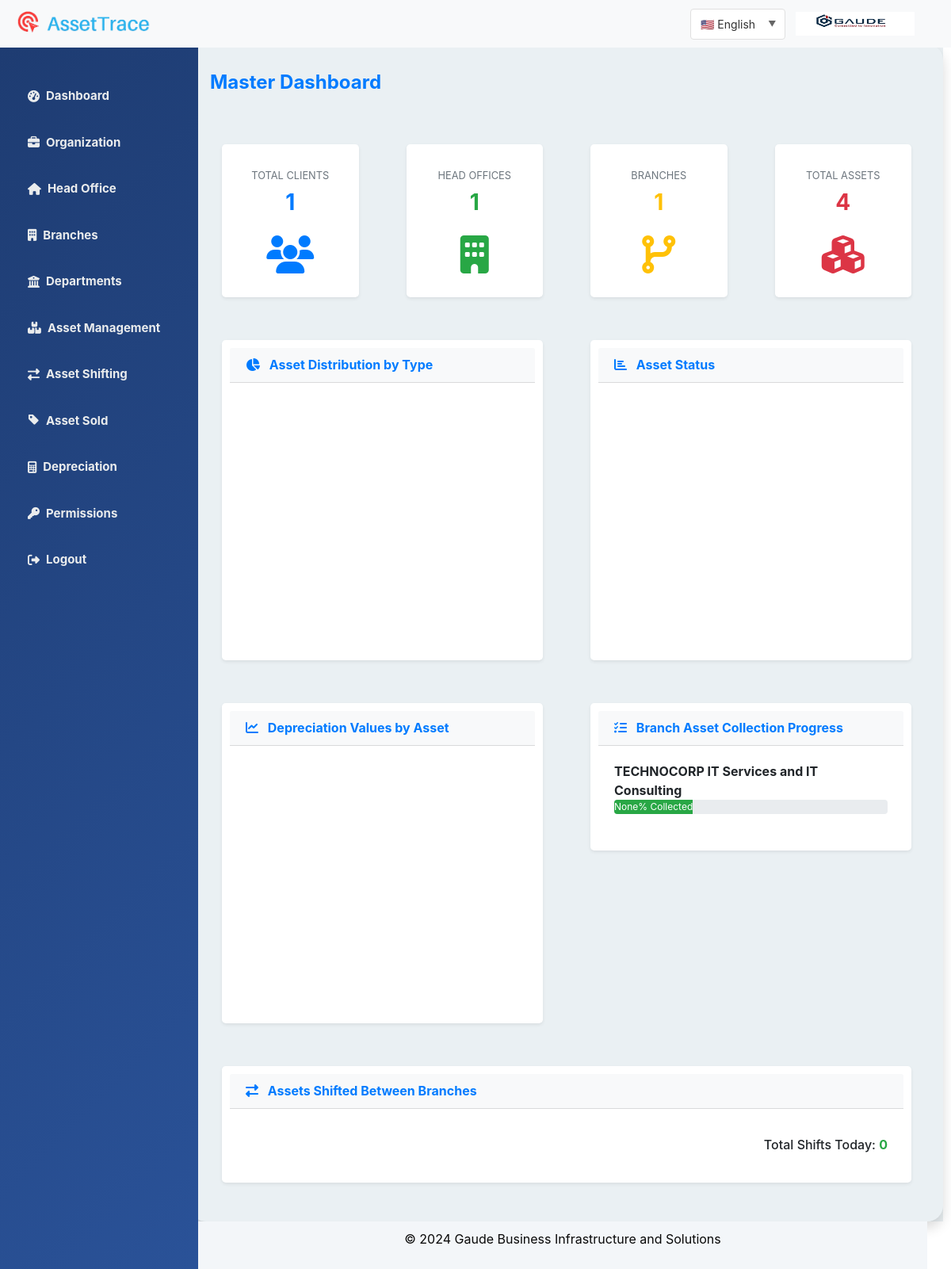
The app's page /master-dashboard/ (signed in) with its own data.
### authentication/models.py (models this page shows, shortened)
class Branches(models.Model):
    prefix = models.CharField(max_length=10, unique=True)
    head_office = models.ForeignKey(HeadOffice, on_delete=models.CASCADE,null=True,blank=True,related_name='branches')
    branch_name = models.CharField(max_length=255)
    branch_address = models.CharField(max_length=255)
    branch_contact_number = models.CharField(max_length=15,validators=[validate_phone_number])
    logo_image=models.ImageField(upload_to='offiec_logo')
    created_at=models.DateTimeField(auto_now_add=True)

### authentication/views.py (the view, shortened to what this page needs)
# urls.py: path('master-dashboard/',views.masterAdminDashboard,name='master_admin_dashboard'),
def masterAdminDashboard(request):
    if not request.user.is_authenticated or not request.user.is_superuser:
        return redirect('login')
    client = Client.objects.count()
    head_office_count = HeadOffice.objects.count()
    branch_count = Branches.objects.count()
    overall_assets = AssetData.objects.values('asset_type__name').annotate(count=Count('id'))
    asset_status = {
        'Shifted': Asset_movement_data.objects.filter(status='permanent').count(),
        'Pending': Asset_movement_data.objects.filter(status='temporary').count(),
        'Available': AssetData.objects.count() - Asset_movement_data.objects.count(),
        'Sold': AssetData.objects.filter(is_sold=True).count()  # Adjust this if needed
    }
    warranty_checks = AssetData.objects.filter(
        warranty_info__isnull=False
    ).order_by('warranty_info')[:5]  # Get top 5 upcoming warranty expirations
    depreciation_data = {}
    all_depreciations = Depreciation.objects.select_related('asset')  # Join with AssetData
    asset_depreciation = [
        [asset, value] for asset, value in depreciation_data.items()
    ]
    asset_movements = Asset_movement_data.objects.values(
        'from_branch__branch_name',  # Ensure this field exists in the Branches model
        'to_branch__branch_name',    # Ensure this field exists in the Branches model
        'asset__asset_name'
    ).annotate(count=Count('id'))
    movement_data = []
    for movement in asset_movements:
        movement_data.append([movement['from_branch__branch_name'], movement['to_branch__branch_name'], movement['count']])
    branch_collection = Branches.objects.annotate(
        total_received=Sum('movements_to__asset__id')  # Count assets moved to this branch
    ).order_by('-total_received')  # Order branches by total collected assets
    today = timezone.now().date()
    shifts_today_count = Asset_movement_data.objects.filter(movement_date=today).count()
    context = {
        'client': client,
        'head_office_count': head_office_count,
        'branch_count': branch_count,
        'overall_assets': overall_assets,
        'asset_status': asset_status,
        'warranty_checks': warranty_checks,
        'depreciation_data': asset_depreciation,
        'asset_movements': movement_data,  # Pass the prepared movement data for Sankey chart
        'branch_collection': branch_collection,  # Pass branch collection data
        'shifts_today_count': shifts_today_count,# Pass the prepared movement data for Sankey chart
    }
    return render(request, 'authentication/master_dashboard.html', context)

### authentication/context_processors.py (called while the page is built)
def user_role(request):
    if request.user.is_authenticated:
        user = request.user
        if user.is_superuser:
            role = 'master'
        elif user.is_superadmin:
            role = 'super_admin'
        elif user.is_admin:
            role = 'admin'
        else:
            role = 'unknown'
    else:
        role = 'guest'
    return {'user_role': role}

def logo_context(request):
    if not request.user.is_authenticated:
        return {}
    user = request.user
    if user.head_office and user.head_office.logo_image:
        logo_url = user.head_office.logo_image.url
    elif user.branch and user.branch.logo_image:
        logo_url = user.branch.logo_image.url
    else:
        logo_url = None
    return {
        'logo_url': logo_url,
    }

### templates/authentication/master_dashboard.html (shortened to what this page needs)
{% extends 'authentication/dashboard.html' %}
{% load static %}
{% block body %}
<div class="container-fluid py-4">
    <div class="row mb-4">
        <div class="col-12">
            <h4 class="font-weight-bold text-primary mb-4">Master Dashboard</h4>
        </div>
    </div>
    <div class="row">
        <div class="col-xl-3 col-sm-6 mb-4">
            <div class="card shadow-sm border-0 rounded-lg">
                <div class="card-body text-center">
                    <div class="text-uppercase text-muted small mb-2">Total Clients</div>
                    <div class="h3 font-weight-bold text-primary">{{ client }}</div>
                    <i class="fas fa-users fa-3x text-primary mt-3"></i>
                </div>
            </div>
        </div>
        <div class="col-xl-3 col-sm-6 mb-4">
            <div class="card shadow-sm border-0 rounded-lg">
                <div class="card-body text-center">
                    <div class="text-uppercase text-muted small mb-2">Head Offices</div>
                    <div class="h3 font-weight-bold text-success">{{ head_office_count }}</div>
                    <i class="fas fa-building fa-3x text-success mt-3"></i>
                </div>
            </div>
        </div>
        <div class="col-xl-3 col-sm-6 mb-4">
            <div class="card shadow-sm border-0 rounded-lg">
                <div class="card-body text-center">
                    <div class="text-uppercase text-muted small mb-2">Branches</div>
                    <div class="h3 font-weight-bold text-warning">{{ branch_count }}</div>
                    <i class="fas fa-code-branch fa-3x text-warning mt-3"></i>
                </div>
            </div>
        </div>
        <div class="col-xl-3 col-sm-6 mb-4">
            <div class="card shadow-sm border-0 rounded-lg">
                <div class="card-body text-center">
                    <div class="text-uppercase text-muted small mb-2">Total Assets</div>
                    <div class="h3 font-weight-bold text-danger">{{ overall_assets|length }}</div>
                    <i class="fas fa-cubes fa-3x text-danger mt-3"></i>
                </div>
            </div>
        </div>
    </div>
    <div class="row mb-4">
        <div class="col-lg-6">
            <div class="card shadow-sm border-0 rounded-lg">
                <div class="card-header bg-light">
                    <h6 class="m-0 font-weight-bold text-primary">
                        <i class="fas fa-chart-pie mr-2"></i> Asset Distribution by Type
                    </h6>
                </div>
                <div class="card-body">
                    <div id="assetTypeChart" style="width: 100%; height: 300px;"></div>
                </div>
            </div>
        </div>
        <div class="col-lg-6">
            <div class="card shadow-sm border-0 rounded-lg">
                <div class="card-header bg-light">
                    <h6 class="m-0 font-weight-bold text-primary">
                        <i class="fas fa-chart-bar mr-2"></i> Asset Status
                    </h6>
                </div>
                <div class="card-body">
                    <div id="assetStatusChart" style="width: 100%; height: 300px;"></div>
                </div>
            </div>
        </div>
    </div>
    <div class="row mb-4">
        <div class="col-lg-6">
            <div class="card shadow-sm border-0 rounded-lg">
                <div class="card-header bg-light">
                    <h6 class="m-0 font-weight-bold text-primary">
                        <i class="fas fa-chart-line mr-2"></i> Depreciation Values by Asset
                    </h6>
                </div>
                <div class="card-body">
                    <div id="depreciationChart" style="width: 100%; height: 300px;"></div>
                </div>
            </div>
        </div>
        <div class="col-lg-6">
            <div class="card shadow-sm border-0 rounded-lg">
                <div class="card-header bg-light">
                    <h6 class="m-0 font-weight-bold text-primary">
                        <i class="fas fa-tasks mr-2"></i> Branch Asset Collection Progress
                    </h6>
                </div>
                <div class="card-body">
                    {% for branch in branch_collection %}
                    <div class="mb-3">
                        <strong>{{ branch.branch_name }}</strong>
                        <div class="progress" style="height: 18px;">
                            <div class="progress-bar bg-success" role="progressbar" style="width: {{ branch.total_received|floatformat:0 }}%;" aria-valuenow="{{ branch.total_received }}" aria-valuemin="0" aria-valuemax="100">
                                {{ branch.total_received }}% Collected
                            </div>
                        </div>
                    </div>
                    {% endfor %}
                </div>
            </div>
        </div>
    </div>
    <div class="row">
        <div class="col-lg-12">
            <div class="card shadow-sm border-0 rounded-lg">
                <div class="card-header bg-light">
                    <h6 class="m-0 font-weight-bold text-primary">
                        <i class="fas fa-exchange-alt mr-2"></i> Assets Shifted Between Branches
                    </h6>
                </div>
                <div class="card-body">
                    <div class="text-right mt-3">
                        <h6>Total Shifts Today: <strong class="text-success">{{ shifts_today_count }}</strong></h6>
                    </div>
                </div>
            </div>
        </div>
    </div>
</div>
{% endblock %}

### static/css/style.css (style rules this page uses)
body { font-family: 'Wittgenstein', sans-serif; background-color: #babcbd; padding-top: 56px; }
.card { padding: 10px; margin: 15px; border-radius: 10px; }

### records on screen
Branches: branch_name "TECHNOCORP IT Services and IT Consulting", total_received "None"

### other values on screen
{{ client }} "1"
{{ head_office_count }} "1"
{{ branch_count }} "1"
{{ overall_assets|length }} "4"
{{ shifts_today_count }} "0"
